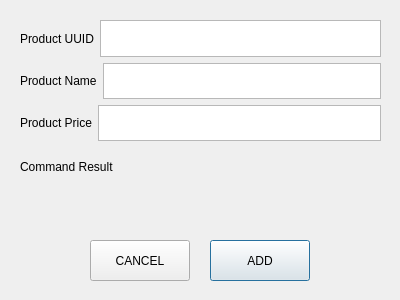
<?xml version="1.0" encoding="UTF-8"?>
<ui version="4.0">
 <class>Dialog</class>
 <widget class="QDialog" name="Dialog">
  <property name="geometry">
   <rect>
    <x>0</x>
    <y>0</y>
    <width>400</width>
    <height>300</height>
   </rect>
  </property>
  <property name="windowTitle">
   <string>Dialog</string>
  </property>
  <widget class="QWidget" name="verticalLayoutWidget">
   <property name="geometry">
    <rect>
     <x>20</x>
     <y>20</y>
     <width>361</width>
     <height>121</height>
    </rect>
   </property>
   <layout class="QVBoxLayout" name="verticalLayout">
    <item>
     <layout class="QHBoxLayout" name="horizontalLayout_3">
      <item>
       <widget class="QLabel" name="label_4">
        <property name="text">
         <string>Product UUID</string>
        </property>
       </widget>
      </item>
      <item>
       <widget class="QTextEdit" name="textEdit_3">
        <property name="placeholderText">
         <string/>
        </property>
       </widget>
      </item>
     </layout>
    </item>
    <item>
     <layout class="QHBoxLayout" name="horizontalLayout">
      <item>
       <widget class="QLabel" name="label_2">
        <property name="text">
         <string>Product Name</string>
        </property>
       </widget>
      </item>
      <item>
       <widget class="QTextEdit" name="textEdit"/>
      </item>
     </layout>
    </item>
    <item>
     <layout class="QHBoxLayout" name="horizontalLayout_2">
      <item>
       <widget class="QLabel" name="label_3">
        <property name="text">
         <string>Product Price</string>
        </property>
       </widget>
      </item>
      <item>
       <widget class="QTextEdit" name="textEdit_2">
        <property name="html">
         <string>&lt;!DOCTYPE HTML PUBLIC &quot;-//W3C//DTD HTML 4.0//EN&quot; &quot;http://www.w3.org/TR/REC-html40/strict.dtd&quot;&gt;
&lt;html&gt;&lt;head&gt;&lt;meta name=&quot;qrichtext&quot; content=&quot;1&quot; /&gt;&lt;meta charset=&quot;utf-8&quot; /&gt;&lt;style type=&quot;text/css&quot;&gt;
p, li { white-space: pre-wrap; }
hr { height: 1px; border-width: 0; }
&lt;/style&gt;&lt;/head&gt;&lt;body style=&quot; font-family:'.AppleSystemUIFont'; font-size:13pt; font-weight:400; font-style:normal;&quot;&gt;
&lt;p style=&quot;-qt-paragraph-type:empty; margin-top:0px; margin-bottom:0px; margin-left:0px; margin-right:0px; -qt-block-indent:0; text-indent:0px;&quot;&gt;&lt;br /&gt;&lt;/p&gt;&lt;/body&gt;&lt;/html&gt;</string>
        </property>
       </widget>
      </item>
     </layout>
    </item>
   </layout>
  </widget>
  <widget class="QPushButton" name="addBt">
   <property name="geometry">
    <rect>
     <x>210</x>
     <y>240</y>
     <width>100</width>
     <height>41</height>
    </rect>
   </property>
   <property name="text">
    <string>ADD</string>
   </property>
  </widget>
  <widget class="QPushButton" name="cancelBt">
   <property name="geometry">
    <rect>
     <x>90</x>
     <y>240</y>
     <width>100</width>
     <height>41</height>
    </rect>
   </property>
   <property name="text">
    <string>CANCEL</string>
   </property>
  </widget>
  <widget class="QLabel" name="commandResultLb">
   <property name="geometry">
    <rect>
     <x>20</x>
     <y>160</y>
     <width>361</width>
     <height>61</height>
    </rect>
   </property>
   <property name="text">
    <string>Command Result</string>
   </property>
   <property name="alignment">
    <set>Qt::AlignLeading|Qt::AlignLeft|Qt::AlignTop</set>
   </property>
  </widget>
 </widget>
 <resources/>
 <connections/>
</ui>
